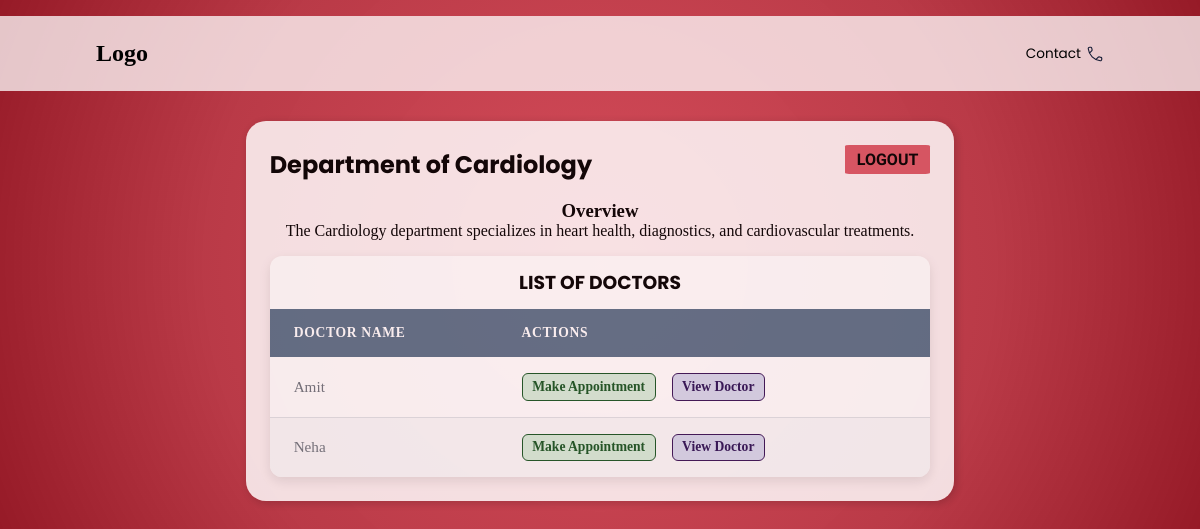
The page /department/Cardiology/1 on the database its author committed.
### models.py (models this page shows)
class Department(db.Model):
    Department_name=db.Column(db.String, primary_key=True)
    Overview = db.Column(db.String)
    doctors = db.relationship('Doctor', back_populates='department_rel', cascade="all, delete")

class Doctor(db.Model):
    DoctorID = db.Column(db.Integer, primary_key=True)
    FirstName = db.Column(db.String,nullable=False)
    LastName = db.Column(db.String,nullable=False)
    Username= db.Column(db.String, nullable=False)
    Password = db.Column(db.String, nullable=False)
    available=db.Column(db.String)
    Department = db.Column(db.String, db.ForeignKey('department.Department_name'), nullable=False)
    Position = db.Column(db.String)
    Experience = db.Column(db.Integer)
    Remarks = db.Column(db.String)
    photo = db.Column(db.String)
    appointments = db.relationship('Appointment', back_populates='doctor', cascade="all, delete")
    department_rel = db.relationship('Department', back_populates='doctors')

### routes/patient.py (the view)
@app.route('/department/<dept_name>/<int:patient_id>')
def view_department(dept_name, patient_id):
    department = Department.query.get(dept_name)
    if not department:
        return "Department not found", 404
    patient = Patient.query.get(patient_id)
    if not patient:
        return "Patient not found", 404
    doctors = department.doctors
    return render_template("view_department.html", department=department, doctors=doctors, patient=patient)

### templates/view_department.html (shortened to what this page needs)
<!DOCTYPE html>
<html lang="en">
<head>
    <link rel="stylesheet" href="{{ url_for('static', filename='style.css') }}">
</head>
<body>
    <header>
        <nav>
        <div class="logo">
            <h2>Logo</h2>
        </div>
        <div class="nav-icons">
            <ul>
            <li>Contact </li>
            </ul>
        </div>
        </nav>
    </header>
    <main>
        <div id="pageC">
            <div class="container">
                <div class="title">
                    <h2>Department of {{ department.Department_name }}</h2>
                    <div class="links">
                        <a href="{{ url_for('login') }}"><button class="logout">LOGOUT</button></a>
                    </div>
                </div>
                <div class="overview">
                    <h3>Overview</h3>
                    <p>{{ department.Overview }}</p>
                </div>
                <div class="appointments">
                    <h3>LIST OF DOCTORS</h3>
                    <table class="appointments-table">
                        <thead>
                            <tr>
                                <th>Doctor Name</th>
                                <th>Actions</th>
                            </tr>
                        </thead>
                        <tbody>
                        {% for doc in doctors %}
                            <tr>
                                <td>{{ doc.FirstName }}</td>
                                <td><a href="{{ url_for('make_appointment', doctor_id=doc.DoctorID, doctor_available=doc.available, patient_id=patient.PatientID) }}" class="action-complete">Make Appointment</a>
                                <a href="{{ url_for('doctor_info', doctor_id=doc.DoctorID, patient_id=patient.PatientID) }}" class="view-doc">View Doctor</a></td>
                            </tr>
                        {% else %}
                            <tr><td colspan="2">No doctors found in this department</td></tr>
                        {% endfor %}
                        </tbody>
                    </table>
                </div>
            </div>
        </div>
    </main>
</body>
</html>

### static/style.css (style rules this page uses)
* { margin: 0; padding: 0; }
body { background: radial-gradient( circle at center, #d03040db 0%, #b01e2ddf 60%, #961a27 100%); }
:root { --primary-color: #007bff; --secondary-color: #6c757d; --header-bg: #5a7188; --header-text: #ffffff; --row-bg-odd: #ffffff; --row-bg-even: #f8f9fa; --border-color: #dee2e6; }
nav { display: flex; align-items: center; justify-content: space-between; margin-top: 2vh; gap: 3vw; background-color: rgba(255, 255, 255, 0.75); padding: 3vh; padding-left: 8vw; padding-right: 8vw; }
.nav-icons ul { display: flex; list-style: none; gap: 2vw; }
.nav-icons li { display: flex; align-items: center; font-family: 'Poppins', sans-serif; font-size: 0.85em; cursor: pointer; gap: 5px; }
main { display: flex; justify-content: center; align-items: center; }
.container { background-color: rgba(255, 255, 255, 0.92); margin: 30px 50px; border-radius: 20px; opacity: 0.9; transition: box-shadow 0.3s ease; box-shadow: 2px 2px 10px rgba(0, 0, 0, 0.2); padding: 2vw; }
#pageC { transition: filter 0.3s ease; }
.title { display: flex; justify-content: space-between; align-items: center; font-family: 'Poppins', sans-serif; font-weight: 600; }
.logout { background-color: #d03040c9; border: none; border-radius: 5%; padding: 5px; padding-left: 1vw; padding-right: 1vw; cursor: pointer; transition: background-color 0.25s; margin-bottom: 10px; font-family: 'Baloo Bhai 2', 'Poppins', sans-serif; font-size: medium; font-weight: 600; }
.appointments { max-width: 1200px; margin: 0 auto; background-color: var(--row-bg-odd); border-radius: 12px; box-shadow: 0 4px 12px rgba(0, 0, 0, 0.1); overflow: hidden; }
.appointments-table { width: 100%; border-collapse: separate; border-spacing: 0; }
.appointments-table thead th { padding: 1rem 1.5rem; background-color: var(--header-bg); color: var(--header-text); font-weight: 600; text-align: left; text-transform: uppercase; font-size: 0.85rem; letter-spacing: 0.05em; }
.appointments-table tbody td { padding: 1rem 1.5rem; border-bottom: 1px solid var(--border-color); vertical-align: middle; font-size: 0.95rem; color: var(--secondary-color); }
.appointments-table tbody tr:nth-child(even) { background-color: var(--row-bg-even); }
.appointments-table tbody tr:last-child td { border-bottom: none; }
.appointments-table a { display: inline-block; margin-right: 0.75rem; padding: 0.3rem 0.6rem; border-radius: 6px; text-decoration: none; font-size: 0.85rem; font-weight: 600; transition: all 0.2s ease; text-align: center; }
.action-complete { background-color: #d4edda; color: #155724; border: 1px solid #155724; border-radius: 5px; padding: 0.7vh; }
.appointments h3 { display: flex; align-items: center; justify-content: center; padding: 1.5vh; font-family: 'Poppins', sans-serif; }
.overview { display: flex; flex-direction: column; justify-content: center; align-items: center; padding: 1vh; margin: 1vh; }
.view-doc { background-color: #d4d8ed; color: #2b1557; border: 1px solid #361557; }

### rows shown on the page
Department: Department_name "Cardiology", Overview "The Cardiology department specializes in heart health, diagnostics, and cardiovascular treatments."
Doctor: FirstName "Amit"
Doctor: FirstName "Neha"
